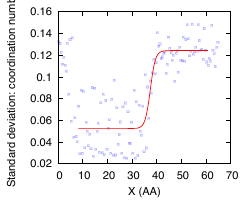

This chart was generated by the following gnuplot code:
set terminal pdf  size 2.5,2.0 enhanced color font "Times,12" background rgb 'white'
set encoding iso_8859_1 
set output "stddev_coord_num_profile.pdf"

set xrange [0:70]
#set yrange [3:4.2]

set xlabel "X (\AA)"
set ylabel "Standard deviation: coordination number"

z(x) = (x - 0.5) * 0.5

p 'stddev_coord_num_profile.dat'          u (z($1)):($2) w p pt 5 ps 0.25 lc rgb "#DD0000FF" title "", \
  'stddev_coord_num_profile_tanh_fit.dat' u (z($1)):($2) w l lc rgb "#FF0000" title ""

